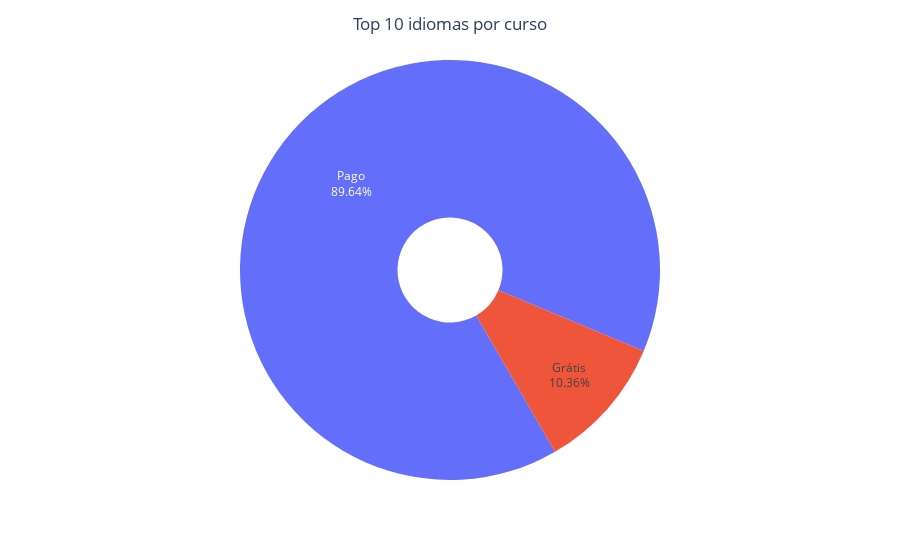

Write notebook code for a chart like this one.
### Code cell
import plotly.express as px
# Top 15 languages
share_of_languages_top_10 = round(udemy_cursos['is_paid'].value_counts() * 100 / len(udemy_cursos), 2)[:10]

# Pie chart for top 15 languages visualization
fig = px.pie(share_of_languages_top_10, values=share_of_languages_top_10.values, 
             names=['Pago', 'Grátis'],
             hole=0.25,
            )
fig.update_traces(textposition='inside', texttemplate = '%{label}<br>%{value}%', rotation=150)
fig.update_layout(title_text='Top 10 idiomas por curso', title_x=0.5, showlegend=False)
fig.show()

### Figure 1 — Plotly figure (JSON) as saved in the notebook; plotly's stock layout.template omitted (floating-point values rounded to 4 significant figures)
{"data": [{"domain": {"x": [0, 1], "y": [0, 1]}, "hole": 0.25, "hovertemplate": "label=%{label}<br>value=%{value}<extra></extra>", "labels": ["Pago", "Grátis"], "legendgroup": "", "name": "", "rotation": 150, "showlegend": true, "textposition": "inside", "texttemplate": "%{label}<br>%{value}%", "type": "pie", "values": [89.64, 10.36]}], "layout": {"legend": {"tracegroupgap": 0}, "margin": {"t": 60}, "showlegend": false, "title": {"text": "Top 10 idiomas por curso", "x": 0.5}}}
